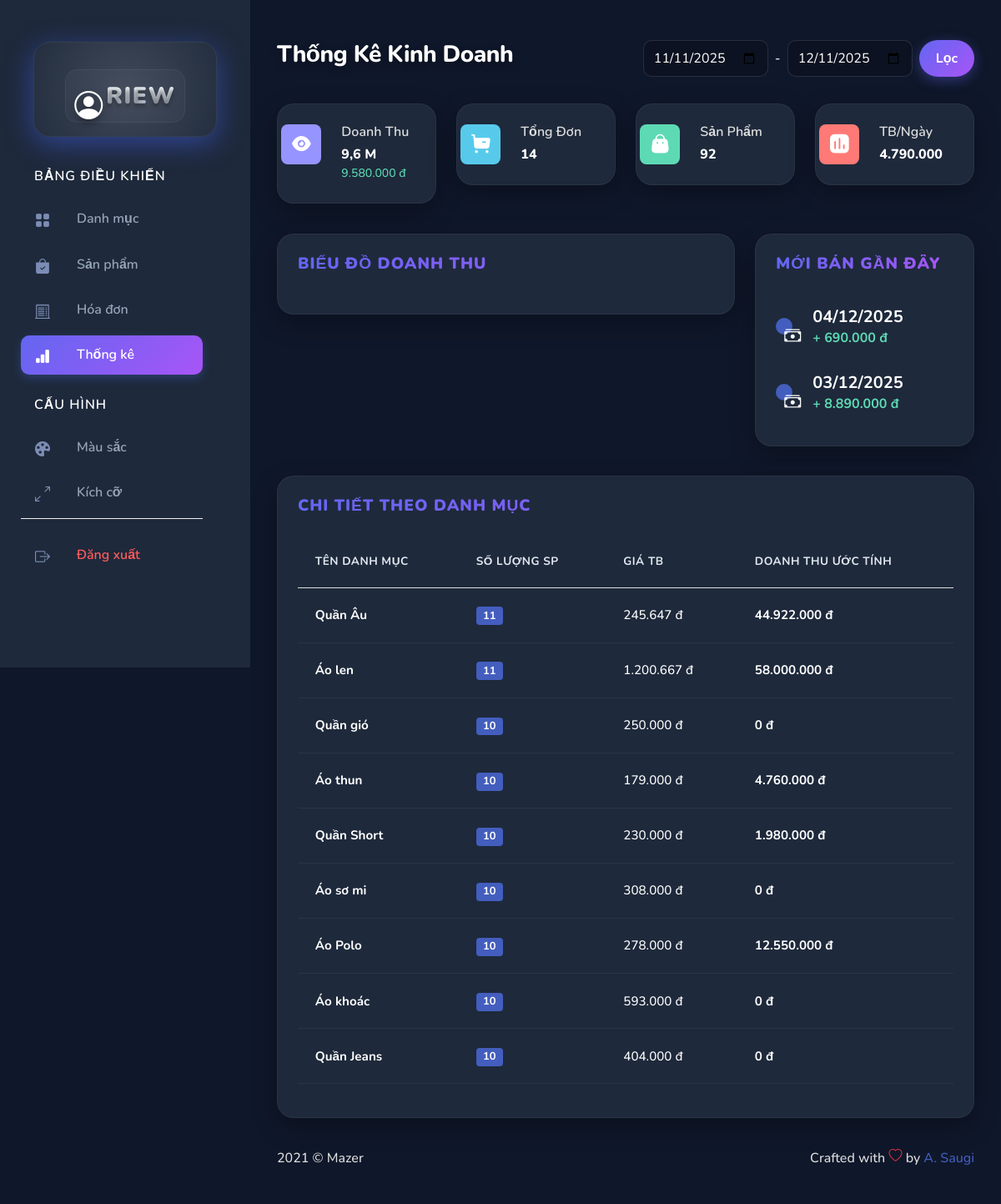
The app's page /admin/index.php?action=thongke (signed in) with its own data.
### tables this page shows
CREATE TABLE `danh_muc` (
  `id_danh_muc` int(10) NOT NULL,
  `name_danh_muc` varchar(255) NOT NULL,
  `Trangthai` int(1) NOT NULL DEFAULT 0
);

### admin/Controller/ThongKeController.php (called while the page is built)
<?php
include_once("Model/ThongKe.php");
class ThongKeController {
    public function index() {
        $thongKeModel = new ThongKe();
        if (isset($_GET['date_from']) && isset($_GET['date_to'])) {
            $dateFrom = $_GET['date_from'];
            $dateTo = $_GET['date_to'];
        } else {
            $dateFrom = date('Y-m-d', strtotime('-30 days'));
            $dateTo = date('Y-m-d');
        }
        $listDoanhThu = $thongKeModel->load_thongke_doanhthu($dateFrom, $dateTo);
        $listDanhMuc = $thongKeModel->load_thongke_sanpham_danhmuc();
        $listGanDay = $thongKeModel->load_doanhthu_ganday();
        include "views/thongke/list.php";
    }
}
?>

### admin/Model/pdo.php (called while the page is built, shortened)
<?php
function pdo_get_connection(){
    $dburl = "mysql:host=localhost;dbname=pro1014_uy;charset=utf8";
    $username = 'root';
    $password = '';
    $conn = new PDO($dburl, $username, $password);
    $conn->setAttribute(PDO::ATTR_ERRMODE, PDO::ERRMODE_EXCEPTION);
    return $conn;
}
function pdo_query($sql){
    $sql_args = array_slice(func_get_args(), 1);
    try{
        $conn = pdo_get_connection();
        $stmt = $conn->prepare($sql);
        $stmt->execute($sql_args);
        $rows = $stmt->fetchAll();
        return $rows;
    }
    catch(PDOException $e){
        throw $e;
    }
    finally{
        unset($conn);
    }
}

### admin/Model/ThongKe.php (called while the page is built)
<?php
class ThongKe {
    public function load_thongke_doanhthu($ngay_bat_dau, $ngay_ket_thuc) {
        $sql = "SELECT DATE(ngay_dat) as ngay, ";
        $sql .= "COUNT(id_hoadon) as so_luong_don, ";
        $sql .= "SUM(tongtien) as doanh_thu ";
        $sql .= "FROM hoadon ";
        $sql .= "WHERE trang_thai != 'Đã hủy' ";
        $sql .= "AND DATE(ngay_dat) >= '$ngay_bat_dau' ";
        $sql .= "AND DATE(ngay_dat) <= '$ngay_ket_thuc' ";
        $sql .= "GROUP BY DATE(ngay_dat) ";
        $sql .= "ORDER BY DATE(ngay_dat) ASC";
        return pdo_query($sql);
    }
    public function load_thongke_sanpham_danhmuc() {
        $sql = "SELECT dm.id_danh_muc AS id, ";
        $sql .= "dm.name_danh_muc AS name, ";
        $sql .= "COUNT(DISTINCT sp.id_sp) as countSp, ";
        $sql .= "MIN(sp.gia_sp) as minPrice, ";
        $sql .= "MAX(sp.gia_sp) as maxPrice, ";
        $sql .= "AVG(sp.gia_sp) as avgPrice, ";
        $sql .= "SUM(ct.so_luong * sp.gia_sp) as totalRevenue ";
        $sql .= "FROM danh_muc dm ";
        $sql .= "LEFT JOIN san_pham sp ON dm.id_danh_muc = sp.id_danh_muc AND sp.trang_thai = 1 ";
        $sql .= "LEFT JOIN chi_tiet_hoa_don ct ON sp.id_sp = ct.id_sanpham ";
        $sql .= "GROUP BY dm.id_danh_muc, dm.name_danh_muc ";
        $sql .= "ORDER BY countSp DESC";
        return pdo_query($sql);
    }
    public function load_doanhthu_ganday() {
         $sql = "SELECT DATE(ngay_dat) as ngay, SUM(tongtien) as doanh_thu ";
         $sql .= "FROM hoadon WHERE trang_thai != 'Đã hủy' ";
         $sql .= "GROUP BY DATE(ngay_dat) ";
         $sql .= "ORDER BY DATE(ngay_dat) DESC ";
         $sql .= "LIMIT 5";
         return pdo_query($sql);
    }
}
?>

### admin/views/thongke/list.php (the view, shortened to what this page needs)
<?php
include_once("views/layouts/header.php");
$tong_doanh_thu = 0;
$tong_don_hang = 0;
$tong_san_pham_all = 0;
$trung_binh_doanh_thu = 0;
if (isset($listDoanhThu) && is_array($listDoanhThu)) {
    foreach ($listDoanhThu as $dt) {
        $tong_doanh_thu += $dt['doanh_thu'];
        $tong_don_hang += $dt['so_luong_don'];
    }
    if(count($listDoanhThu) > 0) {
        $trung_binh_doanh_thu = $tong_doanh_thu / count($listDoanhThu);
    }
}
if (isset($listDanhMuc) && is_array($listDanhMuc)) {
    foreach ($listDanhMuc as $dm) {
        $tong_san_pham_all += $dm['countSp'];
    }
}
?>
<link rel="stylesheet" href="assets/vendors/iconly/bold.css">
<div class="page-heading">
    <div class="row align-items-center">
        <div class="col-md-6"><h3>Thống Kê Kinh Doanh</h3></div>
        <div class="col-md-6">
            <form action="index.php" method="GET" class="d-flex justify-content-end gap-2">
                <input type="date" name="date_from" class="form-control" style="width: 150px;" value="<?= $dateFrom ?>">
                <span class="text-white align-self-center">-</span>
                <input type="date" name="date_to" class="form-control" style="width: 150px;" value="<?= $dateTo ?>">
                <button type="submit" class="btn btn-primary">Lọc</button>
            </form>
        </div>
    </div>
</div>
<div class="page-content">
    <div class="row">
        <div class="col-6 col-lg-3">
            <div class="card">
                <div class="card-body px-3 py-4">
                    <div class="row">
                        <div class="col-md-4"><div class="stats-icon purple"><i class="iconly-boldShow"></i></div></div>
                        <div class="col-md-8">
                            <h6 class="text-muted font-semibold">Doanh Thu</h6>
                            <h6 class="font-extrabold mb-0"><?= number_format($tong_doanh_thu/1000000, 1, ',', '.') ?> M</h6>
                            <small style="color: #5ddab4"><?= number_format($tong_doanh_thu, 0, ',', '.') ?> đ</small>
                        </div>
                    </div>
                </div>
            </div>
        </div>
        <div class="col-6 col-lg-3">
            <div class="card">
                <div class="card-body px-3 py-4">
                    <div class="row">
                        <div class="col-md-4"><div class="stats-icon blue"><i class="iconly-boldBuy"></i></div></div>
                        <div class="col-md-8">
                            <h6 class="text-muted font-semibold">Tổng Đơn</h6>
                            <h6 class="font-extrabold mb-0"><?= $tong_don_hang ?></h6>
                        </div>
                    </div>
                </div>
            </div>
        </div>
        <div class="col-6 col-lg-3">
            <div class="card">
                <div class="card-body px-3 py-4">
                    <div class="row">
                        <div class="col-md-4"><div class="stats-icon green"><i class="iconly-boldBag"></i></div></div>
                        <div class="col-md-8">
                            <h6 class="text-muted font-semibold">Sản Phẩm</h6>
                            <h6 class="font-extrabold mb-0"><?= $tong_san_pham_all ?></h6>
                        </div>
                    </div>
                </div>
            </div>
        </div>
        <div class="col-6 col-lg-3">
            <div class="card">
                <div class="card-body px-3 py-4">
                    <div class="row">
                        <div class="col-md-4"><div class="stats-icon red"><i class="iconly-boldChart"></i></div></div>
                        <div class="col-md-8">
                            <h6 class="text-muted font-semibold">TB/Ngày</h6>
                            <h6 class="font-extrabold mb-0"><?= number_format($trung_binh_doanh_thu, 0, ',', '.') ?></h6>
                        </div>
                    </div>
                </div>
            </div>
        </div>
    </div>
    <div class="row">
        <div class="col-12 col-lg-8">
            <div class="card">
                <div class="card-header"><h4>Biểu đồ Doanh thu</h4></div>
                <div class="card-body">
                </div>
            </div>
        </div>
        <div class="col-12 col-lg-4">
            <div class="card">
                <div class="card-header"><h4>Mới bán gần đây</h4></div>
                <div class="card-content pb-4">
                    <?php if(isset($listGanDay) && is_array($listGanDay)): ?>
                        <?php foreach($listGanDay as $ganday): ?>
                        <div class="recent-message d-flex px-4 py-3 align-items-center">
                            <div class="avatar avatar-lg bg-primary">
                                <i class="bi bi-cash-stack" style="font-size: 20px; color: white; padding: 10px;"></i>
                            </div>
                            <div class="name ms-4">
                                <h5 class="mb-1 text-white"><?= date("d/m/Y", strtotime($ganday['ngay'])) ?></h5>
                                <h6 class="text-muted mb-0" style="color: #5ddab4 !important;">
                                    + <?= number_format($ganday['doanh_thu'], 0, ',', '.') ?> đ
                                </h6>
                            </div>
                        </div>
                        <?php endforeach; ?>
                    <?php endif; ?>
                </div>
            </div>
        </div>
    </div>
    <div class="row">
        <div class="col-12">
            <div class="card">
                <div class="card-header"><h4>Chi tiết theo Danh mục</h4></div>
                <div class="card-body">
                    <div class="table-responsive">
                        <table class="table table-hover table-lg">
                            <thead>
                                <tr>
                                    <th>Tên Danh Mục</th>
                                    <th>Số lượng SP</th>
                                    <th>Giá TB</th>
                                    <th>Doanh thu ước tính</th>
                                </tr>
                            </thead>
                            <tbody>
                                <?php if (isset($listDanhMuc) && is_array($listDanhMuc)): ?>
                                    <?php foreach ($listDanhMuc as $dm): ?>
                                    <tr>
                                        <td>
                                            <p class="font-bold mb-0"><?= $dm['name'] ?></p>
                                        </td>
                                        <td>
                                            <span class="badge bg-primary"><?= $dm['countSp'] ?></span>
                                        </td>
                                        <td>
                                            <?= number_format($dm['avgPrice'], 0, ',', '.') ?> đ
                                        </td>
                                        <td>
                                            <?php $dt_danhmuc = $dm['totalRevenue'] ? $dm['totalRevenue'] : 0; ?>
                                            <strong style="color: #5ddab4;">
                                                <?= number_format($dt_danhmuc, 0, ',', '.') ?> đ
                                            </strong>
                                        </td>
                                    </tr>
                                    <?php endforeach; ?>
                                <?php endif; ?>
                            </tbody>
                        </table>
                    </div>
                </div>
            </div>
        </div>
    </div>
</div>
<?php include_once("views/layouts/footer.php"); ?>

### admin/views/assets/css/app.css (style rules this page uses)
.avatar { display:inline-flex;border-radius:50%;text-align:center;vertical-align:middle;position:relative }
.btn.btn-danger,.btn.btn-info,.btn.btn-primary,.btn.btn-secondary,.btn.btn-success,.btn.btn-warning { color:#fff }
.card { margin-bottom:2.2rem;border:none }
.card .card-header { border:none }
.card .card-header h4 { font-size:1.2rem;font-weight:700 }
.card .card-header~.card-body { padding-top:0 }
.card .card-content { position:relative }
.card .card-body { padding:1.5rem }
.dataTable-table td,.dataTable-table thead th,.table td,.table thead th { vertical-align:middle }
.dataTable-table:not(.table-borderless) thead th,.table:not(.table-borderless) thead th { border-bottom:1px solid #dedede!important }
.table-lg.dataTable-table tr td,.table-lg.dataTable-table tr th,.table.table-lg tr td,.table.table-lg tr th { padding:1.3rem }
.bi { width:1rem;height:1rem }
.stats-icon { width:3rem;height:3rem;border-radius:.5rem;background-color:#000;float:right;display:flex;align-items:center;justify-content:center }
.stats-icon i { color:#fff;font-size:1.7rem }
.stats-icon.purple { background-color:#9694ff }
.stats-icon.blue { background-color:#57caeb }
.stats-icon.red { background-color:#ff7976 }
.stats-icon.green { background-color:#5ddab4 }
.page-heading { margin:0 0 2rem }
.page-heading h3 { font-weight:700 }
.font-semibold { font-weight:600 }
.font-bold { font-weight:700 }
.font-extrabold { font-weight:800 }

### admin/views/assets/css/custom.css (style rules this page uses)
:root { --bg-dark: #0f172a; --bg-sidebar: #1e293b; --bg-card: #1e293b; --text-primary: #f8fafc; --text-secondary: #94a3b8; --accent-gradient: linear-gradient( 135deg, #6366f1 0%, #a855f7 100% ); --btn-delete: linear-gradient(135deg, #ef4444 0%, #f43f5e 100%); --btn-edit: linear-gradient(135deg, #3b82f6 0%, #06b6d4 100%); }
body { background-color: var(--bg-dark) !important; color: var(--text-primary) !important; font-family: "Nunito", sans-serif; font-weight: 500; }
.page-heading h3 { color: #fff !important; font-weight: 800; letter-spacing: -0.5px; text-shadow: 0 4px 10px rgba(0, 0, 0, 0.3); }
.card { background-color: var(--bg-card) !important; border-radius: 20px; border: 1px solid rgba(255, 255, 255, 0.05); box-shadow: 0 10px 30px rgba(0, 0, 0, 0.3); }
.card-header { background: transparent; border-bottom: 1px solid rgba(255, 255, 255, 0.05); color: #fff !important; font-weight: 700; font-size: 1.2rem; padding: 1.5rem; }
.table { color: var(--text-primary) !important; }
.table thead th { color: #94a3b8 !important; border-bottom: 1px solid rgba(255, 255, 255, 0.1); font-weight: 700; text-transform: uppercase; font-size: 0.85rem; padding: 15px; }
.table tbody td { padding: 15px; vertical-align: middle; border-bottom: 1px solid rgba(255, 255, 255, 0.05); font-size: 0.95rem; }
body:not(.auth-page) .btn-primary, body:not(.auth-page) a[href*="add"] { background: var(--accent-gradient) !important; border: none !important; color: #fff; font-weight: 700; padding: 10px 20px; border-radius: 50px; box-shadow: 0 4px 15px rgba(99, 102, 241, 0.4); transition: transform 0.2s; }
#main .form-select, #main .form-control { background-color: rgba(0, 0, 0, 0.2); border: 1px solid rgba(255, 255, 255, 0.1); color: #fff; border-radius: 10px; }
.card-header h4 { background: linear-gradient(to right, #6366f1, #a855f7); -webkit-background-clip: text; -webkit-text-fill-color: transparent; font-weight: 900 !important; text-transform: uppercase; letter-spacing: 1px; margin: 0; }
.table tbody td { color: #ffffff !important; opacity: 1 !important; font-weight: 500 !important; vertical-align: middle !important; }
.table tbody td *, .table tbody td span, .table tbody td small, .table tbody td p, .table tbody td a { color: #ffffff !important; opacity: 1 !important; }
.table tbody td .btn, .table tbody td .badge { color: #ffffff !important; }
.table thead th { color: #e2e8f0 !important; font-weight: 700 !important; text-transform: uppercase; letter-spacing: 0.5px; }

### admin/views/thongke/list.php (style rules this page uses)
.font-extrabold { color: #fff !important; font-weight: 800; }
.text-muted { color: #ddd !important; }
.card-header h4 { color: #fff !important; }
.table td, .table th { color: #fff !important; vertical-align: middle; }

### records on screen
danh_muc: name_danh_muc "Quần Âu", countSp "11", avgPrice "245.647", dt_danhmuc "44.922.000"
danh_muc: name_danh_muc "Áo len", countSp "11", avgPrice "1.200.667", dt_danhmuc "58.000.000"
danh_muc: name_danh_muc "Quần gió", countSp "10", avgPrice "250.000", dt_danhmuc "0"
danh_muc: name_danh_muc "Áo thun", countSp "10", avgPrice "179.000", dt_danhmuc "4.760.000"
danh_muc: name_danh_muc "Quần Short", countSp "10", avgPrice "230.000", dt_danhmuc "1.980.000"
danh_muc: name_danh_muc "Áo sơ mi", countSp "10", avgPrice "308.000", dt_danhmuc "0"
danh_muc: name_danh_muc "Áo Polo", countSp "10", avgPrice "278.000", dt_danhmuc "12.550.000"
danh_muc: name_danh_muc "Áo khoác", countSp "10", avgPrice "593.000", dt_danhmuc "0"
danh_muc: name_danh_muc "Quần Jeans", countSp "10", avgPrice "404.000", dt_danhmuc "0"

### other values on screen
$tong_doanh_thu/1000000 "9,6"
$tong_doanh_thu "9.580.000"
$tong_don_hang "14"
$tong_san_pham_all "92"
$trung_binh_doanh_thu "4.790.000"
date("d/m/Y", strtotime($ganday['ngay'])) "04/12/2025"
$ganday['doanh_thu'] "690.000"
date("d/m/Y", strtotime($ganday['ngay'])) "03/12/2025"
$ganday['doanh_thu'] "8.890.000"
